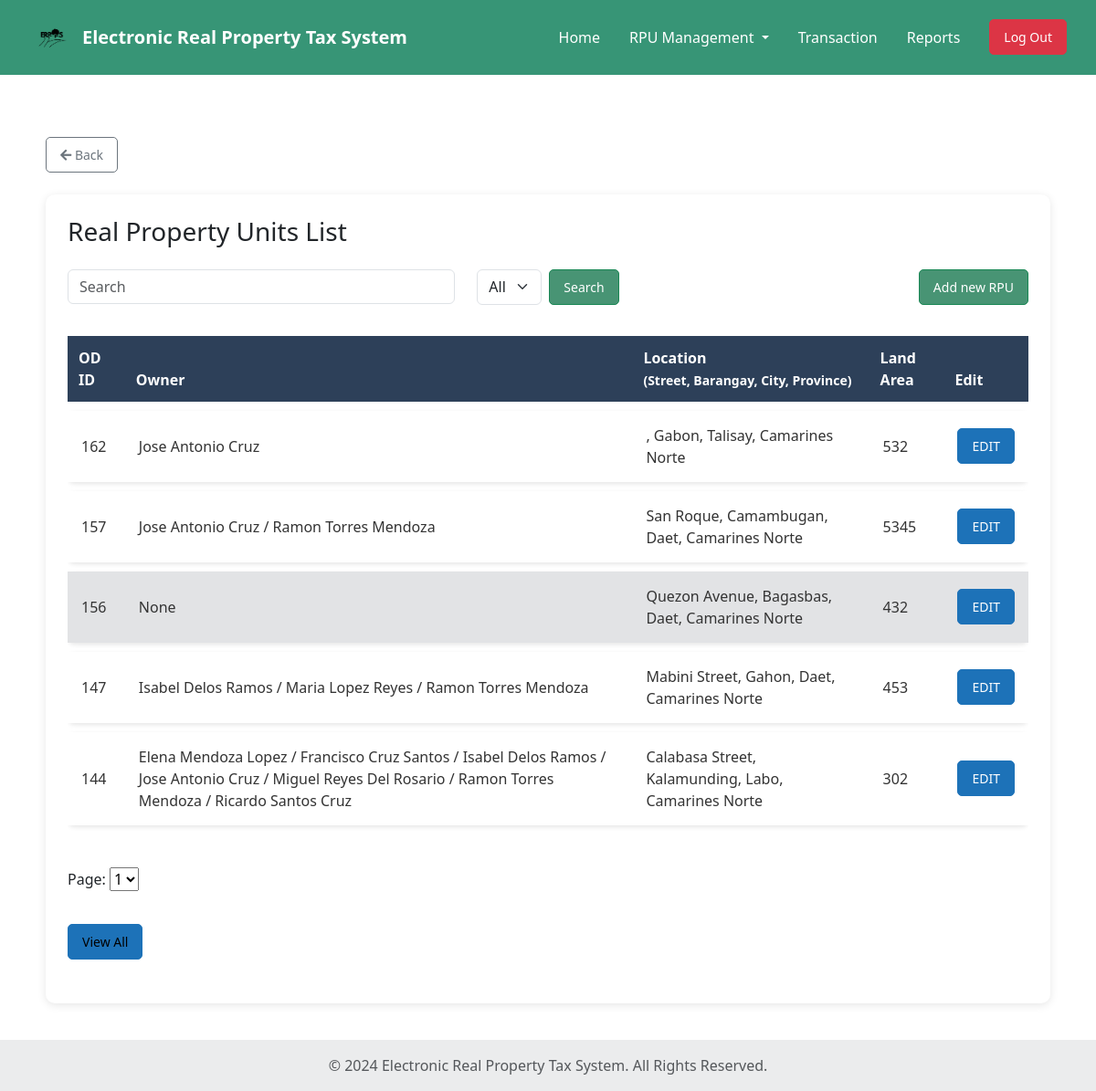
Page /Municipal/Real-Property-Unit-List.php (signed in) on the committed database.
### tables this page shows
CREATE TABLE `p_info` (
  `p_id` int(50) NOT NULL,
  `house_no` int(10) NOT NULL,
  `block_no` int(10) NOT NULL,
  `province` varchar(30) NOT NULL,
  `city` varchar(30) NOT NULL,
  `district` varchar(30) NOT NULL,
  `barangay` varchar(30) NOT NULL,
  `street` varchar(50) NOT NULL,
  `house_tag_no` int(10) NOT NULL,
  `land_area` int(50) NOT NULL,
  `desc_land` varchar(50) NOT NULL,
  `documents` varchar(30) NOT NULL,
  `created_at` timestamp NOT NULL DEFAULT current_timestamp(),
  `updated_at` timestamp NOT NULL DEFAULT current_timestamp() ON UPDATE current_timestamp(),
  `is_active` tinyint(1) NOT NULL DEFAULT 1,
  `disabled_at` datetime DEFAULT NULL,
  `disabled_by` int(11) DEFAULT NULL
);

### Municipal/Real-Property-Unit-List.php (the view, shortened to what this page needs)
<?php
$conn = Database::getInstance();
$sql = "
SELECT
  p.p_id,
  p.street,
  p.block_no,
  p.barangay,
  p.province,
  p.city,
  p.district,
  p.land_area,
  p.is_active,
  GROUP_CONCAT(DISTINCT CONCAT(o.own_fname, ' ', o.own_mname, ' ', o.own_surname) SEPARATOR ' / ') AS owner
FROM p_info p
LEFT JOIN faas f ON f.pro_id = p.p_id
LEFT JOIN propertyowner po ON po.property_id = p.p_id
LEFT JOIN owners_tb o ON o.own_id = po.owner_id
GROUP BY p.p_id
ORDER BY p.p_id DESC
";
$propertyUnits = [];
$result = $conn->query($sql);
if ($result) {
  if ($result->num_rows > 0) {
    while ($row = $result->fetch_assoc()) {
      $row['owner'] = isset($row['owner']) ? $row['owner'] : '';
      $propertyUnits[] = $row;
    }
  } else {
    $propertyUnits = [];
  }
} else {
  echo "SQL error: " . $conn->error;
  $propertyUnits = [];
}
?>
<!doctype html>
<html lang="en">
<head>
  <link rel="stylesheet" href="https://cdnjs.cloudflare.com/ajax/libs/font-awesome/5.15.4/css/all.min.css">
  <link href="https://cdn.jsdelivr.net/npm/bootstrap@5.3.2/dist/css/bootstrap.min.css" rel="stylesheet">
  <link href="https://cdn.jsdelivr.net/npm/bootstrap@5.3.0-alpha1/dist/css/bootstrap.min.css" rel="stylesheet"
>
  <link rel="stylesheet" href="main_layout.css">
  <link rel="stylesheet" href="header.css">
  <link rel="stylesheet" href="Real-Property-Unit-List.css">
</head>
<body>
  <?php include 'header.php'; ?>
  <section class="container mt-5">
    <div class="mb-4 d-flex justify-content-start">
      <a href="Home.php" class="btn btn-outline-secondary btn-sm">
        <i class="fas fa-arrow-left"></i> Back
      </a>
    </div>
    <div class="card p-4">
      <h3 class="mb-4">Real Property Units List</h3>
      <div class="form-row mb-4">
        <div class="row mb-4 align-items-center">
          <div class="col-12 col-md-6 col-lg-5 mb-2 mb-md-0">
            <input type="text" class="form-control" id="searchInput" placeholder="Search" onkeyup="filterTable()">
          </div>
          <div class="col-8 col-sm-6 col-md-3 col-lg-2 mb-2 mb-md-0">
            <div class="d-flex">
              <select class="form-select me-2" id="barangayDropdown" name="barangay">
                <option selected value="">All Barangay</option>
              </select>
              <button type="button" class="btn btn-success" onclick="filterTable()">Search</button>
            </div>
          </div>
          <div class="col-12 col-md-3 col-lg-5 text-md-end">
            <a href="Add-New-Real-Property-Unit.php" class="btn btn-success">Add new RPU</a>
          </div>
        </div>
        <div class="table-responsive">
          <table class="table table-bordered text-start modern-table" id="propertyTable">
            <thead>
              <tr>
                <th>OD ID</th>
                <th>Owner</th>
                <th>Location <br><small>(Street, Barangay, City, Province)</small></th>
                <th>Land Area</th>
                <th>Edit</th>
              </tr>
            </thead>
            <tbody id="tableBody">
              <?php foreach ($propertyUnits as $unit):
                $ownerRaw = isset($unit['owner']) ? $unit['owner'] : '';
                $owner = trim((string) $ownerRaw) !== '' ? $ownerRaw : 'None';
                $rowClass = ($unit['is_active'] == 0) ? 'table-secondary' : '';
              ?>
                <tr class="<?= $rowClass ?>">
                  <td><?= htmlspecialchars($unit['p_id']) ?></td>
                  <td><?= htmlspecialchars($owner) ?></td>
                  <td>
                    <?= htmlspecialchars("{$unit['street']}, {$unit['barangay']}, {$unit['city']}, {$unit['province']}") ?>
                  </td>
                  <td><?= htmlspecialchars($unit['land_area']) ?></td>
                  <td><a href="FAAS.php?id=<?= htmlspecialchars($unit['p_id']) ?>" class="btn btn-primary">EDIT</a></td>
                </tr>
              <?php endforeach; ?>
            </tbody>
          </table>
        </div>
        <div class="pagination-controls mt-3">
          <label for="pageSelect">Page: </label>
          <select id="pageSelect" onchange="changePage()"></select>
        </div>
        <div class="view-all-container d-flex mt-3">
          <div class="ml-auto">
            <button type="button" class="btn btn-info" data-bs-toggle="modal" data-bs-target="#viewAllModal">View
              All</button>
          </div>
        </div>
      </div>
  </section>
  <footer class="bg-body-tertiary text-center text-lg-start mt-auto">
    <div class="text-center p-3" style="background-color: rgba(0, 0, 0, 0.05);">
      <span class="text-muted">© 2024 Electronic Real Property Tax System. All Rights Reserved.</span>
    </div>
  </footer>
</body>
</html>

### main_layout.css (style rules this page uses)
section { margin-block: 20px 20px; }
html, body { height: 100%; margin: 0; }
body { display: flex; padding-top: 70px; flex-direction: column; }

### Municipal/Real-Property-Unit-List.css (style rules this page uses)
.card { border-radius: 10px; border: none; box-shadow: 0 2px 10px rgba(0, 0, 0, 0.1); }
.container { padding: 20px; }
table.modern-table { border-collapse: separate; border-spacing: 0 10px; width: 100%; margin-bottom: 20px; }
table.modern-table thead th { background-color: #2d4059; color: white; font-weight: 600; padding: 12px; text-align: left; border: none; }
table.modern-table tbody tr { background-color: #f5f5f5; transition: background-color 0.2s ease-in-out; box-shadow: 0 2px 5px rgba(0, 0, 0, 0.1); border-radius: 8px; }
table.modern-table tbody td { padding: 15px; text-align: left; vertical-align: middle; color: #333; border: none; }
.btn { padding: 8px 15px; border-radius: 5px; font-size: 14px; }
.btn-primary { background-color: #1d72b8; border-color: #1d72b8; }
.btn-info { background-color: #1d72b8; border-color: #1d72b8; }
.btn-success { background-color: #489474; }
.view-all-container { text-align: right; padding-top: 20px; }

### rows in the picture
p_info: p_id "162", owner "Jose Antonio Cruz", street+barangay+city ", Gabon, Talisay, Camarines Norte", land_area "532"
p_info: p_id "157", owner "Jose Antonio Cruz / Ramon Torres Mendoza", street+barangay+city "San Roque, Camambugan, Daet, Camarines Norte", land_area "5345"
p_info: p_id "156", owner "None", street+barangay+city "Quezon Avenue, Bagasbas, Daet, Camarines Norte", land_area "432"
p_info: p_id "147", owner "Isabel Delos Ramos / Maria Lopez Reyes / Ramon Torres Mendoza", street+barangay+city "Mabini Street, Gahon, Daet, Camarines Norte", land_area "453"
p_info: p_id "144", owner "Elena Mendoza Lopez / Francisco Cruz Santos / Isabel Delos Ramos / Jose Antonio Cruz / Miguel Reyes Del Rosario / Ramon Torres Mendoza / Ricardo Santos Cruz", street+barangay+city "Calabasa Street, Kalamunding, Labo, Camarines Norte", land_area "302"
